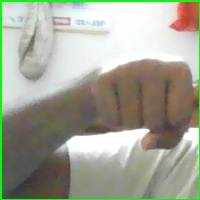
#> input picture fist/0.jpg, 200 x 200 px, given in place of the camera
$ python app.py
#> lines starting #> are read from the running program, lines starting #| are printed output that depends on the picture; after the words box and inside, x2 and y2 are one past the last pixel; in counts of white or black regions, pixels touching at a corner belong together
import cv2
import numpy as np

# Start webcam
cap = cv2.VideoCapture(0, cv2.CAP_DSHOW)

if not cap.isOpened():
    print("Cannot open webcam")
    exit()

while True:
    success, frame = cap.read()
#> frame is the input picture: shape (200, 200, 3); mean B, G, R 150, 165.3, 162.8

    if not success:
        print("Failed to read webcam")
        break

    # Flip frame
    frame = cv2.flip(frame, 1)
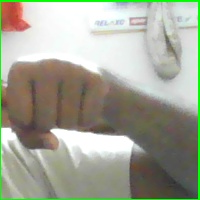
#> frame: shape (200, 200, 3); mean B, G, R 150, 165.3, 162.8

    # Convert to HSV
    hsv = cv2.cvtColor(frame, cv2.COLOR_BGR2HSV)
#> hsv: shape (200, 200, 3); mean H, S, V 42.6, 38.4, 172

    # Skin color range
    lower_skin = np.array([0, 20, 70], dtype=np.uint8)
    upper_skin = np.array([20, 255, 255], dtype=np.uint8)

    # Create mask
    mask = cv2.inRange(hsv, lower_skin, upper_skin)
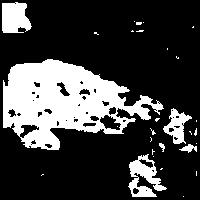
#> mask: shape (200, 200); 25% white; 29 white regions (23 under 20 px)

    # Blur mask
    mask = cv2.GaussianBlur(mask, (5, 5), 0)
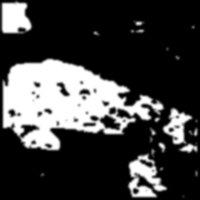
#> mask: shape (200, 200); min 0, max 255, mean 63.7

    # Find contours
    contours, _ = cv2.findContours(
        mask,
        cv2.RETR_TREE,
        cv2.CHAIN_APPROX_SIMPLE
    )
#> contours = 23 contours, 6 with area under 20; largest, box (x1, y1, x2, y2) and area: (1, 57, 166, 152) 9852, (126, 147, 169, 199) 1449, (161, 106, 199, 155) 983, (0, 0, 34, 35) 977, (148, 126, 158, 144) 105

    if contours:
        # Largest contour
        max_contour = max(contours, key=cv2.contourArea)
#> max_contour = contour of 160 points, box (x1, y1, x2, y2) (1, 57, 166, 152), area 9852

        # Ignore small contours
        if cv2.contourArea(max_contour) > 5000:

            # Draw contour
            cv2.drawContours(frame, [max_contour], -1, (0, 255, 0), 3)

            # Bounding box
            x, y, w, h = cv2.boundingRect(max_contour)
#> x = 1; y = 57; w = 165; h = 95

            cv2.rectangle(
                frame,
                (x, y),
                (x + w, y + h),
                (255, 0, 0),
                2
            )

            cv2.putText(
                frame,
                "Hand Detected",
                (x, y - 10),
                cv2.FONT_HERSHEY_SIMPLEX,
                1,
                (0, 255, 0),
                2
            )
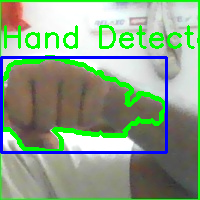
#> frame: shape (200, 200, 3); mean B, G, R 137.6, 162.9, 139.7

    # Show webcam
    cv2.imshow("Hand Detection", frame)

    # Exit on Q
    if cv2.waitKey(1) & 0xFF == ord('q'):
#> (key q is pressed here)
        break

cap.release()
cv2.destroyAllWindows()

$ run again, on fist/10.jpg
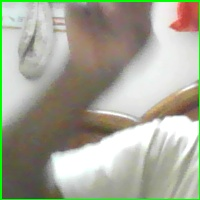
#> input picture fist/10.jpg, 200 x 200 px, given in place of the camera
#> frame is the input picture: shape (200, 200, 3); mean B, G, R 152, 167.7, 166.7
#> hsv: shape (200, 200, 3); mean H, S, V 37.8, 38.3, 175.1
#> `mask = cv2.GaussianBlur(mask, (5, 5), 0)`:
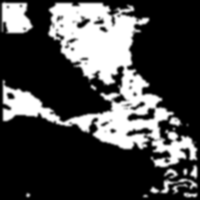
#> mask: shape (200, 200); min 0, max 255, mean 70.8
#> contours = 21 contours, 13 with area under 20; largest, box (x1, y1, x2, y2) and area: (1, 1, 199, 199) 15088, (0, 0, 35, 35) 986, (91, 79, 119, 93) 156, (159, 121, 172, 138) 81, (24, 191, 32, 199) 45, (114, 75, 121, 84) 27, (146, 110, 153, 118) 24, (185, 122, 190, 128) 20
#> max_contour = contour of 454 points, box (x1, y1, x2, y2) (1, 1, 199, 199), area 15088
#> x = 1; w = 198
#> `cv2.rectangle( frame, (x, y), (x + w, y + h), (255, 0, 0), 2 )`:
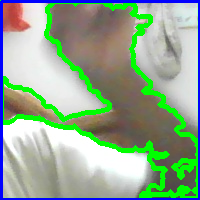
#> frame: shape (200, 200, 3); mean B, G, R 145.5, 169.9, 145.8

$ run again, on fist/11.jpg
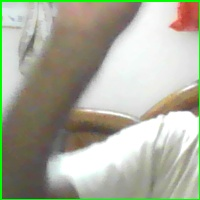
#> input picture fist/11.jpg, 200 x 200 px, given in place of the camera
#> frame is the input picture: shape (200, 200, 3); mean B, G, R 157, 173.4, 171.8
#> hsv: shape (200, 200, 3); mean H, S, V 39.2, 38.6, 180.4
#> `mask = cv2.GaussianBlur(mask, (5, 5), 0)`:
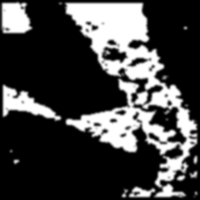
#> mask: shape (200, 200); min 0, max 255, mean 67.6
#> contours = 23 contours, 9 with area under 20; largest, box (x1, y1, x2, y2) and area: (57, 1, 199, 199) 13538, (1, 83, 63, 123) 1209, (0, 0, 34, 35) 974, (152, 107, 176, 131) 278, (107, 50, 125, 59) 78
#> max_contour = contour of 319 points, box (x1, y1, x2, y2) (57, 1, 199, 199), area 13538
#> x = 57; y = 1; w = 142; h = 198
#> `cv2.rectangle( frame, (x, y), (x + w, y + h), (255, 0, 0), 2 )`:
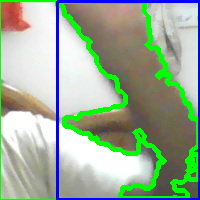
#> frame: shape (200, 200, 3); mean B, G, R 152.1, 175.2, 154.9
